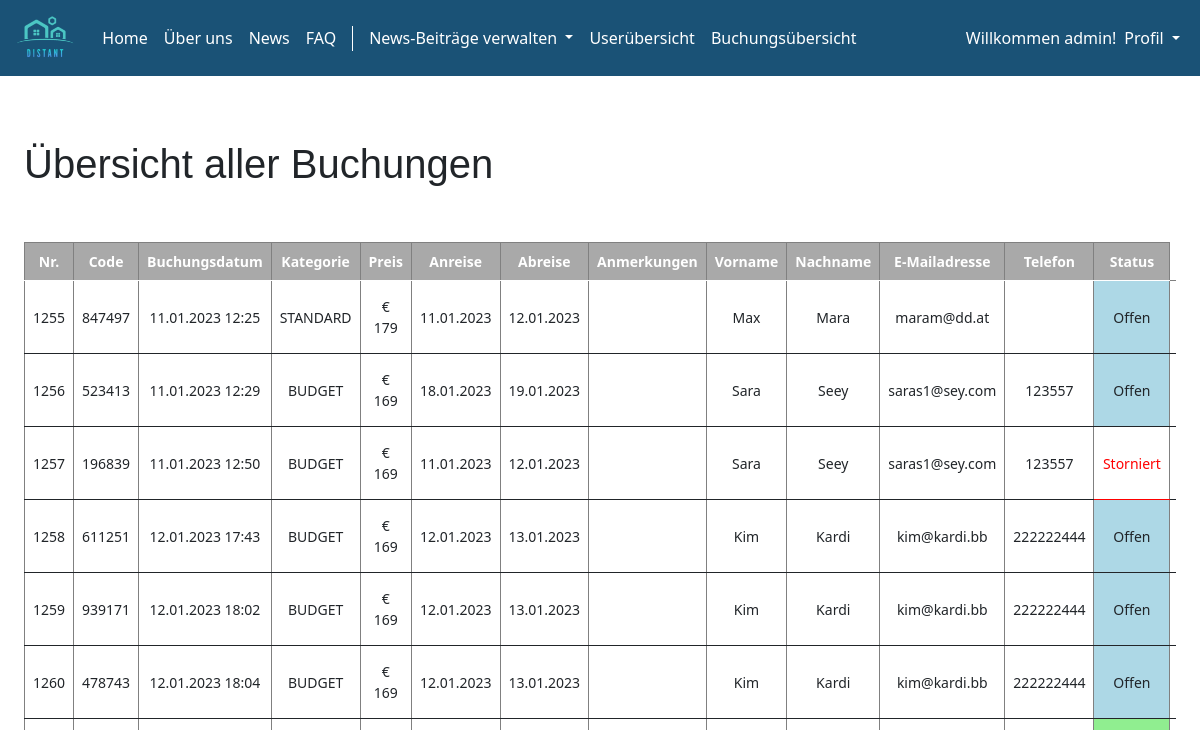
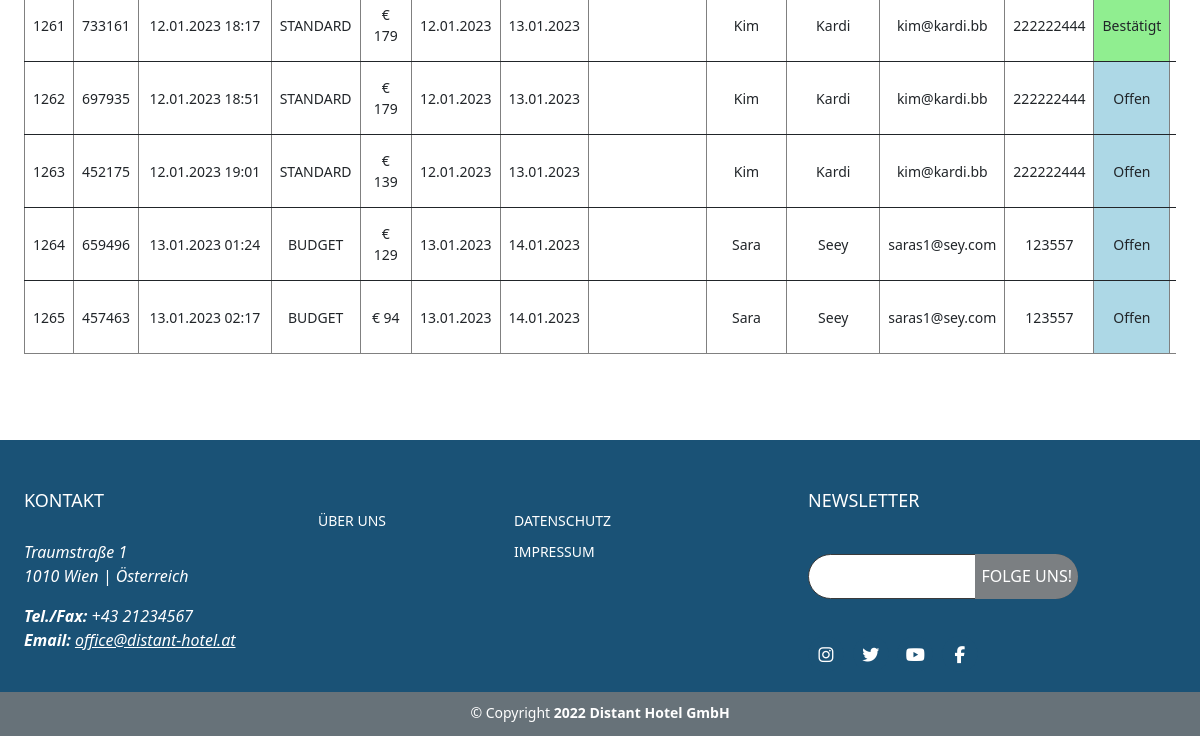
/bookingsList.php (signed in), run on an earlier commit of the app's database (2 pictures, top to bottom).
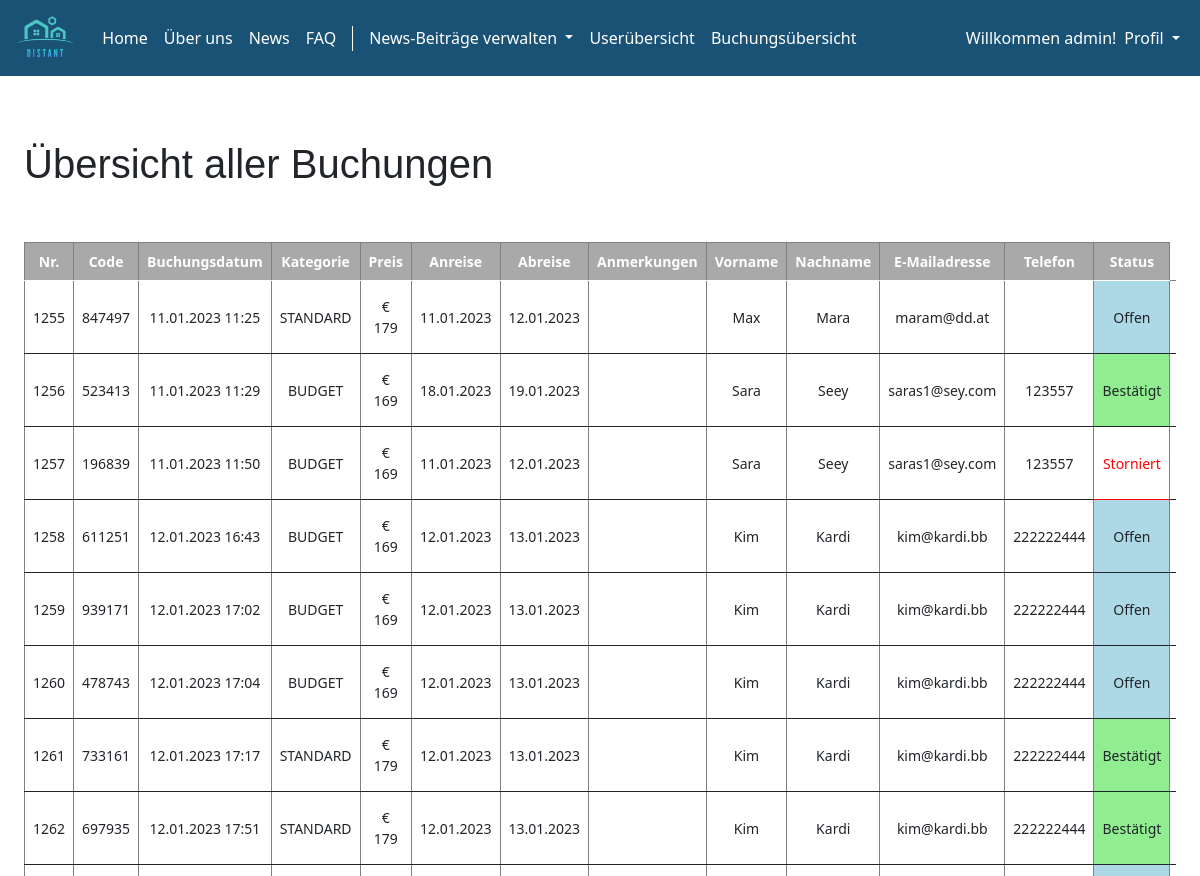
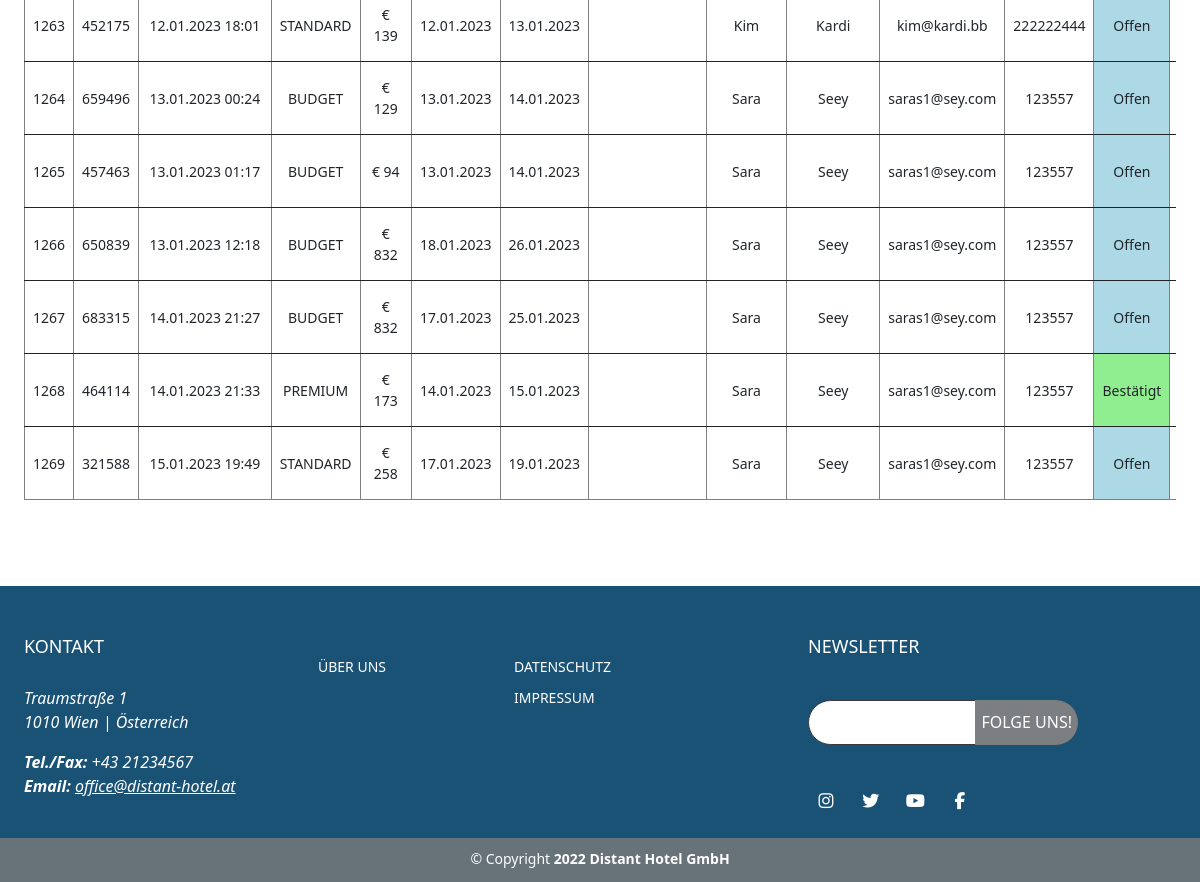
And on a later commit of the database (2 pictures, top to bottom).
### tables this page shows
CREATE TABLE `tbl_reservation` (
  `RESERVEID` int(11) NOT NULL,
  `CONFIRMCODE` varchar(24) NOT NULL,
  `ROOMCAT` enum('BUDGET','STANDARD','PREMIUM','MODSUITE','LUXSUITE') NOT NULL,
  `PRICE` double NOT NULL,
  `DATEARRIVAL` datetime NOT NULL,
  `DATEDEPART` datetime NOT NULL,
  `DATECREATE` timestamp NOT NULL DEFAULT current_timestamp(),
  `DATELASTUP` timestamp NOT NULL DEFAULT current_timestamp() ON UPDATE current_timestamp(),
  `STATUS` enum('new','reserved','cancelled') NOT NULL,
  `REMARK` text DEFAULT NULL,
  `GUESTID` int(11) NOT NULL,
  `BREAKF` tinyint(1) DEFAULT NULL,
  `PARKING` tinyint(1) DEFAULT NULL,
  `PET` tinyint(1) DEFAULT NULL
);

CREATE TABLE `user_profile` (
  `personID` int(16) NOT NULL,
  `firstName` varchar(24) DEFAULT NULL,
  `lastName` varchar(24) DEFAULT NULL,
  `email` varchar(24) DEFAULT NULL,
  `zipcode` varchar(16) DEFAULT NULL,
  `city` varchar(24) DEFAULT NULL,
  `address` varchar(24) DEFAULT NULL,
  `address2` varchar(24) DEFAULT NULL,
  `tel` varchar(24) DEFAULT NULL,
  `salutation` varchar(16) DEFAULT NULL,
  `target_file` varchar(128) DEFAULT NULL
);

### config/dbaccess.php (called while the page is built, shortened)
<?php
$mysqli_tbl_u_profile = "user_profile";
$mysqli_tbl_reservation = "tbl_reservation";
?>

### bookingsList.php (the view, shortened to what this page needs)
<?php
    require(dirname(__FILE__, 1) . "\components\session.php");
    require(dirname(__FILE__, 1) . "\config\dbaccess.php");
    require(dirname(__FILE__, 1) . "\components\inputValidation.php");
?>
<!DOCTYPE html>
<html lang="en">
<head>
    <?php include "components/head.php";?>
</head>
<body>
    <nav>
        <?php include "components/navbar.php";?>
    </nav>
    <main>
    <div class="content">
            <div class="container">
                <h1 class="headline">Übersicht aller Buchungen</h1>
                <form method="POST" enctype="multipart/form-data">
                    <div class="row g-3">
                    </div>
                    <div class="table-responsive">
                        <table class="table">
                            <thead>
                                <tr>
                                    <th scope="col-sm-1">Nr.</th>
                                    <th scope="col-sm-1">Code</th>
                                    <th scope="col-sm-1">Buchungsdatum</th>
                                    <th scope="col-sm-1">Kategorie</th>
                                    <th scope="col-sm-1">Preis</th>
                                    <th scope="col-sm-1">Anreise</th>
                                    <th scope="col-sm-1">Abreise</th>
                                    <th scope="col-sm-1">Anmerkungen</th>
                                    <th scope="col-sm-1">Vorname</th>
                                    <th scope="col-sm-1">Nachname</th>
                                    <th scope="col-sm-1">E-Mailadresse</th>
                                    <th scope="col-sm-1">Telefon</th>
                                    <th scope="col-sm-1">Status</th>
                                </tr>
                            </thead>
                            <?php
                            $sqlSelectReservations = "SELECT * FROM $mysqli_tbl_reservation";
                            $result = $con->query($sqlSelectReservations);
                            while ($row = $result->fetch_assoc()) {
                                $reservationID = $row["RESERVEID"];
                                $reservationCode = $row["CONFIRMCODE"];
                                $roomCategory = $row["ROOMCAT"];
                                $price = $row["PRICE"];
                                $arrivalDate = date("d.m.Y", strtotime($row["DATEARRIVAL"]));
                                $departureDate = date("d.m.Y", strtotime($row["DATEDEPART"]));
                                $bookingDate = date("d.m.Y  H:i", strtotime($row["DATECREATE"]));
                                $remark = $row["REMARK"];
                                $status = $row["STATUS"];
                                $guestID = $row["GUESTID"];
                                $sqlSelectPerson = "SELECT * FROM $mysqli_tbl_u_profile WHERE personID = $guestID";
                                $resultPerson = $con->query($sqlSelectPerson);
                                while ($rowPerson = $resultPerson->fetch_assoc()) {
                                    $firstname = $rowPerson["firstName"];
                                    $lastname = $rowPerson["lastName"];
                                    $email = $rowPerson["email"];
                                    $tel = $rowPerson["tel"];
                                } ?>
                                <tbody>
                                    <tr>
                                        <td scope="row"><?php echo $reservationID; ?></th>
                                        <td><?php echo $reservationCode; ?></th>
                                        <td><?php echo $bookingDate; ?></th>
                                        <td><?php echo $roomCategory; ?></th>
                                        <td><?php echo "€ " . $price; ?></th>
                                        <td><?php echo $arrivalDate; ?></th>
                                        <td><?php echo $departureDate; ?></th>
                                        <td><?php echo $remark; ?></th>
                                        <td><?php echo $firstname; ?></th>
                                        <td><?php echo $lastname; ?></th>
                                        <td><?php echo $email; ?></th>
                                        <td><?php echo $tel; ?></th>
                                        <?php if ($status == "reserved") { ?>
                                            <td style="background-color:lightgreen">Bestätigt</th>
                                        <?php } else if ($status == "new") { ?>
                                            <td style="background-color:lightblue">Offen</th>
                                        <?php } else if ($status == "cancelled") { ?>
                                            <td style="color:red">Storniert</th>
                                        <?php } else { ?>
                                            <td>Fehler</th>
                                        <?php } ?>
                                         <td><button type="button" class="btn" style="background-color:#ffcc00" data-bs-toggle="modal" data-bs-target="#changeStatus<?php echo $reservationID; ?>">Status ändern</button></td>
                                    </tr>
                                </tbody>
                                <?php } ?>
                        </table>
                </form>
        </div>
    </div>
    </main>
    <footer class="footer sticky-bottom">
        <?php include "components/footer.php";?>
    </footer>
</body>
</html>

### components/head.php (shortened to what this page needs)
<link rel="stylesheet" href="https://cdn.jsdelivr.net/npm/bootstrap@5.0.2/dist/css/bootstrap.min.css"
>
<link rel="stylesheet" type="text/css" href="res/css/mystyle.css">
<link rel="stylesheet" href="path/to/font-awesome/css/font-awesome.min.css">

### components/navbar.php
<?php
if (isset($_SESSION["role"]) && ($_SESSION["role"] == "2")) {
    include "navUser.php";
} elseif (isset($_SESSION["role"]) && ($_SESSION["role"] == "1")) {
    include "navAdmin.php";
} else {
    include "navGuest.php";
}
?>

### components/navAdmin.php (shortened to what this page needs)
<nav class="navbar navbar-expand-lg fixed-top">
    <div class="container-fluid">
        <a class=" navbar-brand " href=" index.php">
            <img id="logo-nav" src="res\img\distant-logo-nobg.PNG" alt="Logo Hotel Distant">
        </a>
        <div class="collapse navbar-collapse " id="navbarSupportedContent">
            <ul class="navbar-nav me-auto mb-2 mb-lg-0">
                <li class="nav-item">
                    <a class="nav-link active" aria-current="page" href="index.php">Home</a>
                </li>
                <li class="nav-item">
                    <a class="nav-link" href="aboutus.php">Über uns</a>
                </li>
                <li class="nav-item">
                    <a class="nav-link" href="news.php">News</a>
                </li>
                <li class="nav-item">
                    <a class="nav-link" href="faq.php">FAQ</a>
                </li>
                <li class="nav-item">
                    <a class="nav-link" href="#"><div class="vl"></div></a>
                </li>
                <li class="nav-item dropdown">
                    <a class="nav-link dropdown-toggle" href="#" id="navbarDropdown" role="button"
                        data-bs-toggle="dropdown" aria-expanded="false">
                        News-Beiträge verwalten
                    </a>
                </li>
                <li class="nav-item">
                    <a class="nav-link" href="userList.php">Userübersicht</a>
                </li>
                <li class="nav-item">
                    <a class="nav-link" href="bookingsList.php">Buchungsübersicht</a>
                </li>
            </ul>
            <ul class="nav navbar-nav navbar-right">
                <li>
                    <span class="navbar-text d-flex align-items-center">
                        <?php echo "Willkommen " . $_SESSION["username"] . "!";?>
                    </span>
                </li>
                <li class="nav-item dropdown">
                    <a class="nav-link dropdown-toggle" href="#" id="navbarDropdown" role="button"
                        data-bs-toggle="dropdown" aria-expanded="false">
                        Profil
                    </a>
                </li>
            </ul>
        </div>
    </div>
</nav>

### components/footer.php
<link rel="stylesheet" type="text/css" href="res/css/mystyle.css">
<div class="footer mt-auto">
<div class="footer-top">
    <div class="container">
        <div class="row">
            <div class="col-lg-3 col-sm-6">
                <div class="address">
                    <h4>KONTAKT</h4>
                    <p class="mb-3 mt-3">
                    <p> Traumstraße 1
                        <br>
                        1010 Wien | Österreich
                        <br>
                    </p>
                    <p>
                        <strong>Tel./Fax:</strong> +43 21234567
                        <br>
                        <strong>Email:</strong>
                        <a href="mailto:office@distant-hotel.at">office@distant-hotel.at</a>
                    </p>
                    </p>
                </div>
            </div>
            <div class="col-lg-2 col-sm-6 footer-menus">
                <h4></h4>
                <ul>
                    <li> <a href="aboutus.php">ÜBER UNS</a></li>
                </ul>
            </div>
            <div class="col-lg-3 col-sm-6 footer-menus">
                <h4></h4>
                <ul>
                    <li><a
                            href="https://www.oesterreich.gv.at/themen/dokumente_und_recht/datenschutz.html">DATENSCHUTZ</a>
                    </li>
                    <li><a href="imprint.php">IMPRESSUM</a>
                    </li>
                </ul>
            </div>
            <div class="col-lg-3 col-sm-6 newsletter">
                <h4>NEWSLETTER</h4>
                <form action="" method="post"><input type="email" name="email" /><input type="submit"
                        value="FOLGE UNS!"></form>
                <br>
                <div class="social-links mt-3">
                    <a href="https://www.instagram.com" class="btn btn-social-icon btn-instagram" target="_blank"><i
                            class="fa fa-instagram"></i></a>
                    <a href="https://twitter.com" class="btn btn-social-icon btn-twitter" target="_blank"><i
                            class="fa fa-twitter"></i></a>
                    <a href="https://www.youtube.com" class="btn btn-social-icon btn-youtube" target="_blank"><i
                            class="fa fa-youtube"></i></a>
                    <a href="https://www.facebook.com/" class="btn btn-social-icon btn-facebook" target="_blank"><i
                            class="fa fa-facebook"></i></a>
                </div>
            </div>
        </div>
    </div>
</div>
<div class="footer-bottom">
    <div class="row">
        <p class="text-center mb-2">&copy; Copyright <strong>2022 Distant Hotel GmbH</strong></p>
    </div>
</div>
</div>

### res/css/mystyle.css (style rules this page uses)
main { margin-top: 100px; }
body { padding-top: 10px; min-height: 100vh; display: flex; flex-direction: column; }
.content { margin: 30px 0 70px; }
.headline { font-family: "Popins", sans-serif; margin: 30px 0 30px 0; }
.navbar { background-color: #1a5276; color: white; }
#logo-nav { max-height: 50px; }
.navbar a { color: white; }
.fixed-top { position: fixed; top: 0; right: 0; left: 0; z-index: 1030; }
footer { background: #677279; color: #fff; font-size: 14px; margin-top: auto; display: block; }
.mt-auto { margin-top: auto; }
footer .footer-top { background: #1a5276; padding: 50px 0px 20px; }
footer h4 { font-size: 18px; padding-bottom: 12px; }
footer .address p { font-size: 16px; font-style: italic; }
footer .address a { font-size: 16px; font-style: italic; color: white; }
footer .footer-menus { margin-bottom: 30px; }
footer .footer-menus ul { list-style: none; padding: 0; margin: 0; }
footer .footer-menus ul li { margin-bottom: 10px; }
footer .footer-menus ul a { color: #fff; text-decoration: none; }
footer .newsletter form { margin-top: 30px; background: #fff; padding: 6px 10px; position: relative; border-radius: 50px; border: 1px solid #3a3a3a; }
footer .newsletter form input[type="email"] { border: 0; padding: 5px; background: #fff; color: #3a3a3a; }
footer .newsletter form input[type="submit"] { position: absolute; top: -1px; right: -1px; bottom: -1px; border: 0; font-size: 16px; background: #7b7f82; color: #fff; border-bottom-right-radius: 50px; border-top-right-radius: 50px; }
footer .social-links a { font-size: 17px; display: inline-block; background: #1a5276; color: #fff; line-height: 1; padding: 9px 0; margin-right: 5px; border-radius: 100%; text-align: center; width: 36px; height: 36px; transition: 0.4s; }
.footer-bottom { padding: 10px 0px 5px; }
.container { width: 100%; max-width: 80rem; margin: 0 auto; padding: 0 1.5rem; }
table, table-responsive { margin: 0 auto; border-collapse: collapse; vertical-align: middle; }
th, td { border: 1px solid grey; padding: 5px; vertical-align: middle; text-align: center; font-size: 14px; }
thead { background-color: darkgray; color: white; text-align: center; }
.btn { color: white; background-color: #677279; }

What changed in the data, as far as the page shows it:
changed tbl_reservation "Max": DATECREATE "11.01.2023 12:25" → "11.01.2023 11:25"
changed tbl_reservation id 1256: DATECREATE "11.01.2023 12:29" → "11.01.2023 11:29"; STATUS "Offen" → "Bestätigt"
changed tbl_reservation id 1257: DATECREATE "11.01.2023 12:50" → "11.01.2023 11:50"
changed tbl_reservation id 1258: DATECREATE "12.01.2023 17:43" → "12.01.2023 16:43"
changed tbl_reservation id 1259: DATECREATE "12.01.2023 18:02" → "12.01.2023 17:02"
changed tbl_reservation id 1260: DATECREATE "12.01.2023 18:04" → "12.01.2023 17:04"
changed tbl_reservation id 1261: DATECREATE "12.01.2023 18:17" → "12.01.2023 17:17"
changed tbl_reservation id 1262: DATECREATE "12.01.2023 18:51" → "12.01.2023 17:51"; STATUS "Offen" → "Bestätigt"
changed tbl_reservation id 1263: DATECREATE "12.01.2023 19:01" → "12.01.2023 18:01"
changed tbl_reservation id 1264: DATECREATE "13.01.2023 01:24" → "13.01.2023 00:24"
changed tbl_reservation id 1265: DATECREATE "13.01.2023 02:17" → "13.01.2023 01:17"
added tbl_reservation: RESERVEID "1266", CONFIRMCODE "650839", DATECREATE "13.01.2023 12:18", ROOMCAT "BUDGET", PRICE "832", DATEARRIVAL "18.01.2023", DATEDEPART "26.01.2023", GUESTID.firstName "Sara", GUESTID.lastName "Seey", GUESTID.email "saras1@sey.com", GUESTID.tel "123557", STATUS "Offen"
added tbl_reservation: RESERVEID "1267", CONFIRMCODE "683315", DATECREATE "14.01.2023 21:27", ROOMCAT "BUDGET", PRICE "832", DATEARRIVAL "17.01.2023", DATEDEPART "25.01.2023", GUESTID.firstName "Sara", GUESTID.lastName "Seey", GUESTID.email "saras1@sey.com", GUESTID.tel "123557", STATUS "Offen"
added tbl_reservation: RESERVEID "1268", CONFIRMCODE "464114", DATECREATE "14.01.2023 21:33", ROOMCAT "PREMIUM", PRICE "173", DATEARRIVAL "14.01.2023", DATEDEPART "15.01.2023", GUESTID.firstName "Sara", GUESTID.lastName "Seey", GUESTID.email "saras1@sey.com", GUESTID.tel "123557", STATUS "Bestätigt"
added tbl_reservation: RESERVEID "1269", CONFIRMCODE "321588", DATECREATE "15.01.2023 19:49", ROOMCAT "STANDARD", PRICE "258", DATEARRIVAL "17.01.2023", DATEDEPART "19.01.2023", GUESTID.firstName "Sara", GUESTID.lastName "Seey", GUESTID.email "saras1@sey.com", GUESTID.tel "123557", STATUS "Offen"
